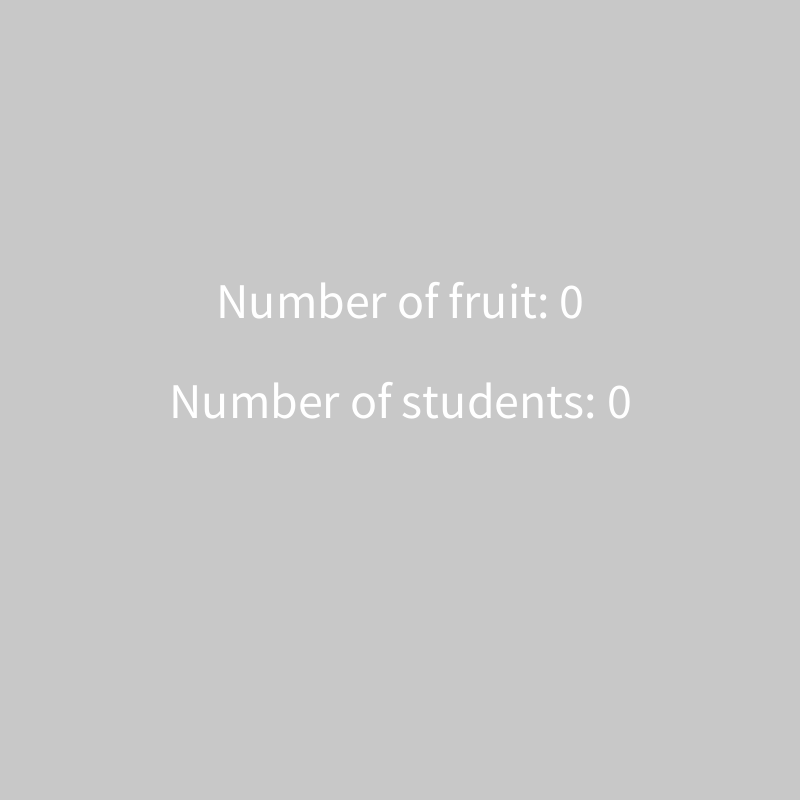
Frame 1 (no input)
Frame 60 (the mouse pressed at the canvas centre just before this capture): identical to frame 1, image omitted
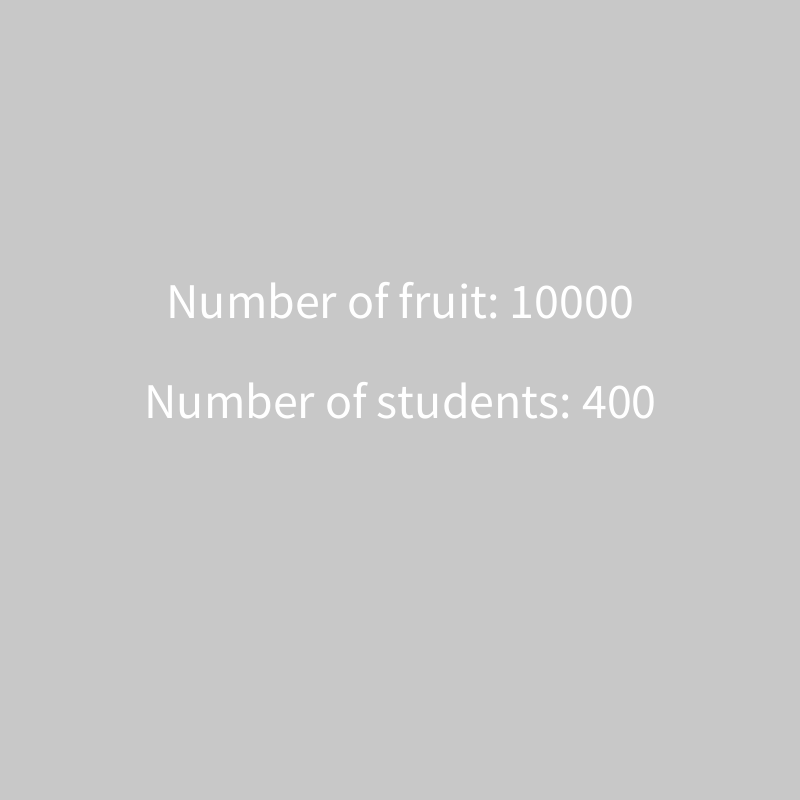
Frame 120 (the mouse held since frame 60 and released just before this capture)

The Processing sketch that drew these frames (run headless with seeded random() and noise(); from frame 60 on, the mouse is pressed at the canvas centre):

// Processing sketch: sketch_VariableArithmeticFruitOrderTask
// ── sketch_VariableArithmeticFruitOrderTask.pde
void setup() {
  size(800,800);
}

void draw() {
  background(200,200,200);
  int numberOfStudents = mouseX;
  int fruitPerStudent = 25;
  int numberOfFruit = numberOfStudents * fruitPerStudent;
  
  textAlign(CENTER,CENTER);
  textSize(50);
  text("Number of students: " + (numberOfStudents), 400, 400);
  text("Number of fruit: " + (numberOfFruit), 400, 300);
}
